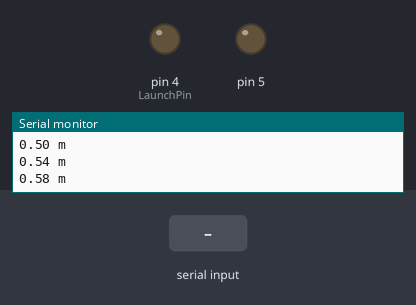
The sketch below on a simulated Arduino Uno, built with avr-gcc and run on an emulated ATmega328P. Shown: output pins drawn as LEDs (lit = HIGH), the last lines printed to the serial monitor. The test bench sets the inputs (shaded band). Random numbers use the default seed unless the sketch sets one.

Above: at 1.2 s.
1.3 s: "30,150\n" received over Serial
At 1.7 s:
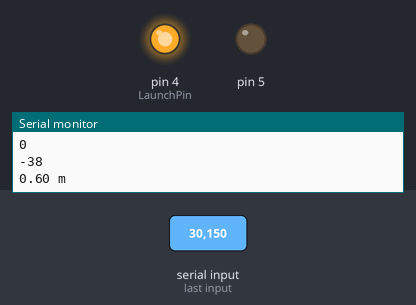
4.3 s: "2\n" received over Serial
At 5.0 s:
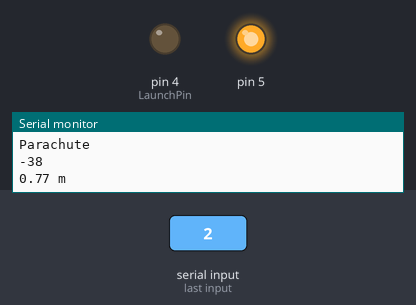
6.8 s: "1\n" received over Serial
At 8.1 s:
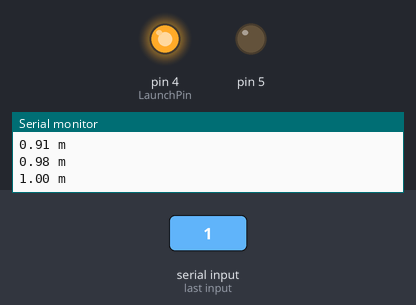
Timing chart, 0 to 10.3 s (numbered marks = the images above; inputs shaded):
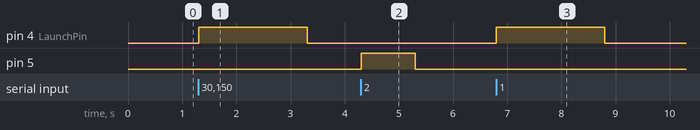

The sketch:

MonitorTest.ino
```cpp
#include "Arduino.h"
#include <SoftwareSerial.h>

#define SerialRate 9600
#define LaunchPin 4

SoftwareSerial lora(2, 3); // e32 TX e32 RX
float i=0.5;
long t=-2100;
long t2=-9999;
long t3=-9999;

void setup() {
  pinMode(LaunchPin, OUTPUT);
  pinMode(5, OUTPUT);
  Serial.begin(SerialRate);
  lora.begin(SerialRate);
  Serial.println("Communication Begun");
}

void loop() {
 if (lora.available()) {
   float in = lora.parseFloat();
   if(in!=0.00)
    Serial.println(in);
 }
 if(Serial.available()){
  int k=Serial.read();
  lora.write(k);
  k-=48;
  Serial.println(k);
  if(k==1){
    digitalWrite(LaunchPin, HIGH);
    Serial.println("Launched!");
    t=millis();
  }
  if(k==2){
    digitalWrite(5, HIGH);
    Serial.println("Parachute");
    t3=millis();
  }
 }
 if(millis()-t>=2000 && digitalRead(LaunchPin)==HIGH)
  digitalWrite(LaunchPin, LOW);
if(millis()-t3>=1000 && digitalRead(5)==HIGH)
  digitalWrite(5, LOW);

  if(millis()-t2>500){
    Serial.print(i);
    Serial.println(" m");
    i*=1.00+float(random(0,10))/100;
    t2=millis();
  }

}
```

Measured:
- after the input at 1.3 s, pin 4 (LaunchPin): LOW → HIGH at once, → LOW 2.0 s later
- after the input at 4.3 s, pin 5: LOW → HIGH at once, → LOW 1.0 s later
- after the input at 6.8 s, pin 4 (LaunchPin): LOW → HIGH at once, → LOW 2.0 s later
